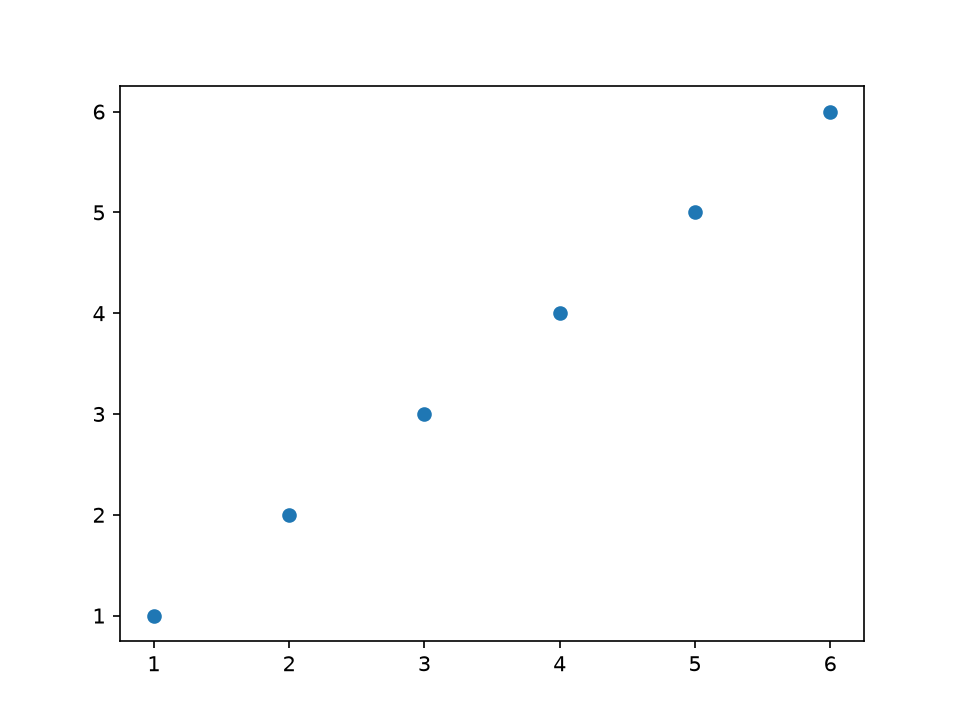

Reproduce this figure in Python.
import matplotlib.pyplot as plt

x = [1,2,3,4,5,6]
y = [1,2,3,4,5,6]

plt.scatter(x,y)
plt.savefig("plot.png", dpi=150)
